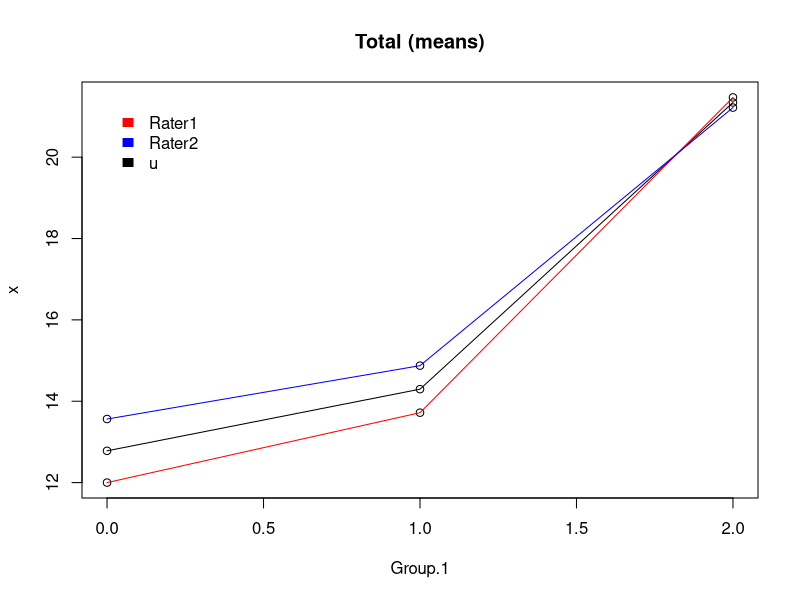
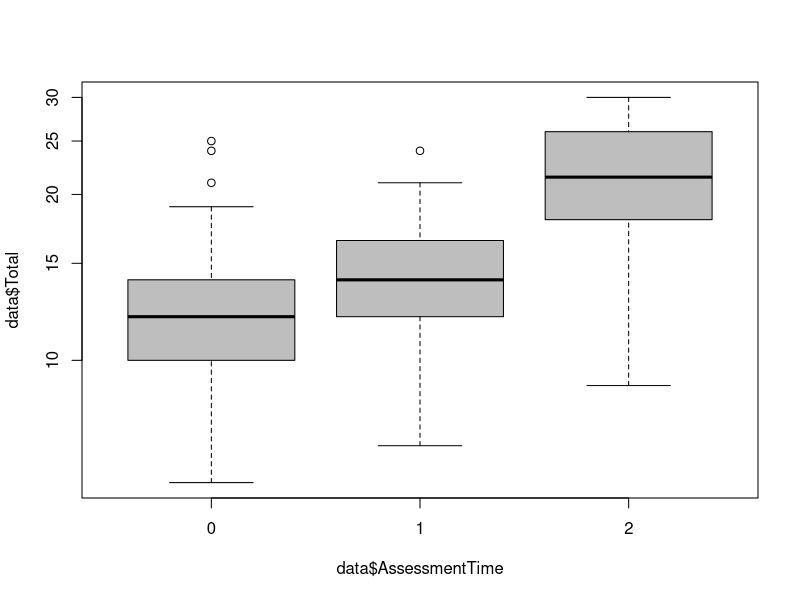

The R script that drew these images, in order: (Note: this script raises an error after producing the figures.)
setwd("C:\\Users\\KOU\\Desktop")
data <- read.table("chunk.txt", header=T)
Rater1 <- subset(data, data$Rater==1)
Rater2 <- subset(data, data$Rater==2)

##Total Rater Scores (30 Points)
#Lineplot Mean over TimeAssessment
Mean.Total <- aggregate(data$Total, list(data$AssessmentTime), mean)
Mean.Rater1 <- aggregate(Rater1$Total, list(Rater1$AssessmentTime), mean)
Mean.Rater2 <- aggregate(Rater2$Total, list(Rater2$AssessmentTime), mean)
plot(rbind(Mean.Total, Mean.Rater1, Mean.Rater2), main="Total (means)" )
lines(Mean.Total)
lines(Mean.Rater1 , col="red")
lines(Mean.Rater2 , col="blue")
legend(range(Mean.Total["Group.1"])[1], range(Mean.Total["x"])[2],c("Rater1", "Rater2", "u"),c("red", "blue", "black"), border="white", bty="n")
#BoxWhisker Mean over TimeAssessment
boxplot(data$Total ~ data$AssessmentTime, data = data,log = "y", col = "grey")
#Is there an interaction between Rater and AssessmentTime? No.
summary(aov(data$Total ~ Rater*AssessmentTime))


##Linear Regression; Response Variable:Total Score 
Rater <- factor(data$Rater)
AssessmentTime<- factor(data$AssessmentTime)
#Full model
data.lm <- lm(data$Total ~ Rater + AssessmentTime)
summary(data.lm)
anova(data.lm)
#Just Rater model
data.lm.Rater <- lm(data$Total ~ Rater)
summary(data.lm.Rater)
anova(data.lm.Rater)
#Just AssessmentTime model
data.lm.ATime <- lm(data$Total ~ AssessmentTime)
summary(data.lm.ATime)
anova(data.lm.ATime)


##ANOVA with scoring segregation
#Total Score
data.aov <- aov(data$Total ~ Rater + AssessmentTime)
TukeyHSD(data.aov , 'AssessmentTime', conf.level=0.95)
boxplot(Total~Rater+AssessmentTime, data = data, main="Total Score (0-30)", xlab="(Rater).(Time)", col="grey")
#Proc Score
data.aovProc <- aov(data$TotProc ~ Rater + AssessmentTime)
TukeyHSD(data.aovProc, 'AssessmentTime', conf.level=0.95)
boxplot(TotProc~Rater+AssessmentTime, data = data, main="TotProc Score (0-20)", xlab="(Rater).(Time)", col="grey")
#Ergo Score
data.aovErgo <- aov(data$TotErgo ~ Rater + AssessmentTime)
TukeyHSD(data.aovErgo, 'AssessmentTime', conf.level=0.95)
boxplot(TotErgo~Rater+AssessmentTime, data = data, main="TotErgo Score (0-10)", xlab="(Rater).(Time)", col="grey")
#Global 5 Point Score
data.aov5 <- aov(data$Global ~ Rater + AssessmentTime)
TukeyHSD(data.aov5 , 'AssessmentTime', conf.level=0.95)
boxplot(Global~Rater+AssessmentTime, data = data, main="Global Score (1-5)", xlab="(Rater).(Time)", col="grey")


##MANOVA for 3 response variables (Proc, Ergo, Global)
TotProc <- data$TotProc
TotErgo <- data$TotErgo
Global <- data$Global
data.manova <- manova(cbind(TotProc, TotErgo, Global)~Rater + AssessmentTime)


## Means for all subgroups
print(model.tables(data.aov ,"means"),digits=3)
print(model.tables(data.aovProc ,"means"),digits=3)
print(model.tables(data.aovErgo ,"means"),digits=3)
print(model.tables(data.aov5 ,"means"),digits=3)
tapply(data$Total, factor(data$Rater), mean)
tapply(data$Total, factor(data$AssessmentTime), mean)
#Total Score Dist
par(mfrow = c( 2, 2 ))
hist(data$Total)
hist(data$TotProc)
hist(data$TotErgo)
hist(data$Global)
par(mfrow = c( 1, 1 ))


## Correlation Between Raters
x <- cor(subset(data[,8:22], data$Rater==1), subset(data[,8:22], data$Rater==2))
x.1 <- x[row(x)==col(x)]
# Correlation of 15 technical scores for Regional Anesth
names(x.1) <- names(data[,8:22])
# Correlation of Ergo scores
x.Ergo <- cor(subset(data[,6], data$Rater==1), subset(data[,6], data$Rater==2))
# Correlation of Proc scores
x.Proc <- cor(subset(data[,5], data$Rater==1), subset(data[,5], data$Rater==2))
# Correlation of overall scores
x.Total <- cor(subset(data[,4], data$Rater==1), subset(data[,4], data$Rater==2))
# Correlation of Global 5 point scale
x.5Scale <- cor(subset(data[,7], data$Rater==1), subset(data[,7], data$Rater==2))


##t-tests pairwise t-tests for paired data; not a big factor 
t.test(data$Total[data$Rater==1], data$Total[data$Rater==2], paired=TRUE)
pairwise.t.test(data$Total, AssessmentTime, paired=F, p.adj="bonferroni")


##ICC
library(psych)
data.ICC <- cbind(subset(data["Total"], data$Rater==1),subset(data["Total"], data$Rater==2))
colnames(data.ICC) <- c("Rater1", "Rater2")
ICC(data.ICC)

##kappa
data.kappa <- cbind(subset(data["Global"], data$Rater==1),subset(data["Global"], data$Rater==2))
kappa2(data.kappa, c(0,1,2,3,4))
data.kappa <- cbind(subset(data["Total"], data$Rater==1),subset(data["Total"], data$Rater==2))
kappa2(data.kappa, 0:(range(data.kappa)[2]-range(data.kappa)[1]))
